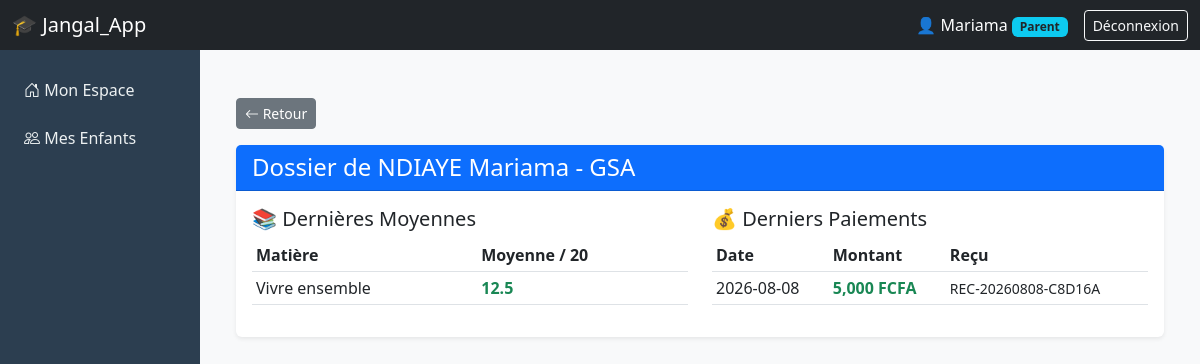
The app's page /parent/child/2 (signed in) with its own data.
### tables this page shows
CREATE TABLE users (
    id INTEGER PRIMARY KEY AUTOINCREMENT,
    uuid TEXT UNIQUE NOT NULL,
    school_id INTEGER,
    username TEXT UNIQUE NOT NULL,
    password_hash TEXT NOT NULL,
    role TEXT NOT NULL,
    full_name TEXT,
    email TEXT,
    phone TEXT,
    photo_path TEXT,
    is_active INTEGER DEFAULT 1,
    created_at TIMESTAMP DEFAULT CURRENT_TIMESTAMP,
    synced INTEGER DEFAULT 0
);

CREATE TABLE students (
    id INTEGER PRIMARY KEY AUTOINCREMENT,
    uuid TEXT UNIQUE NOT NULL,
    school_id INTEGER,
    matricule TEXT UNIQUE NOT NULL,
    first_name TEXT NOT NULL,
    last_name TEXT NOT NULL,
    date_of_birth DATE,
    gender TEXT,
    photo_path TEXT,
    address TEXT,
    phone TEXT,
    email TEXT,
    parent_ids TEXT,
    created_at TIMESTAMP DEFAULT CURRENT_TIMESTAMP,
    synced INTEGER DEFAULT 0
);

CREATE TABLE classes (
    id INTEGER PRIMARY KEY AUTOINCREMENT,
    uuid TEXT UNIQUE NOT NULL,
    level_id INTEGER,
    label TEXT NOT NULL,
    main_teacher_id INTEGER,
    room TEXT,
    capacity INTEGER,
    created_at TIMESTAMP DEFAULT CURRENT_TIMESTAMP,
    synced INTEGER DEFAULT 0
);

CREATE TABLE subjects (
    id INTEGER PRIMARY KEY AUTOINCREMENT,
    uuid TEXT UNIQUE NOT NULL,
    school_id INTEGER,
    name TEXT NOT NULL,
    code TEXT,
    coefficient REAL DEFAULT 1.0,
    is_ue INTEGER DEFAULT 0,
    credits INTEGER DEFAULT 0,
    created_at TIMESTAMP DEFAULT CURRENT_TIMESTAMP,
    synced INTEGER DEFAULT 0
);

CREATE TABLE payments (
    id INTEGER PRIMARY KEY AUTOINCREMENT,
    uuid TEXT UNIQUE NOT NULL,
    student_id INTEGER,
    fee_id INTEGER,
    amount REAL NOT NULL,
    payment_date DATE,
    payment_method TEXT,
    receipt_number TEXT,
    received_by INTEGER,
    created_at TIMESTAMP DEFAULT CURRENT_TIMESTAMP,
    synced INTEGER DEFAULT 0
);

### app/parent_portal/routes.py (the view)
@parent_bp.route('/child/<int:student_id>')
@login_required
def child_details(student_id):
    conn = get_db()
    cursor = conn.cursor()
    cursor.execute("SELECT student_ids FROM parents WHERE user_id = ?", (current_user.id,))
    parent_record = cursor.fetchone()
    if not parent_record or not parent_record['student_ids']:
        flash("Accès non autorisé.", "danger")
        return redirect(url_for('parent.dashboard'))
    student_ids = json.loads(parent_record['student_ids'])
    if str(student_id) not in [str(sid) for sid in student_ids]:
        flash("Vous n'êtes pas autorisé à voir les informations de cet élève.", "danger")
        return redirect(url_for('parent.dashboard'))
    cursor.execute("""
        SELECT s.first_name, s.last_name, c.label as class_name
        FROM students s
        JOIN enrollments e ON s.id = e.student_id
        JOIN classes c ON e.class_id = c.id
        WHERE s.id = ?
    """, (student_id,))
    child = cursor.fetchone()
    current_term = request.args.get('term', 'Trimestre 1')
    cursor.execute("""
        SELECT sub.name as subject_name,
               ROUND(SUM(g.grade_value * g.coefficient) / SUM(g.coefficient), 2) as average
        FROM grades g
        JOIN subjects sub ON g.subject_id = sub.id
        JOIN enrollments e ON g.enrollment_id = e.id
        WHERE e.student_id = ? AND g.term = ?
        GROUP BY sub.id
    """, (student_id, current_term))
    grades = cursor.fetchall()
    cursor.execute("""
        SELECT sub.name as subject_name,
               ROUND(AVG(g.grade_value), 2) as average
        FROM grades g
        JOIN subjects sub ON g.subject_id = sub.id
        WHERE g.enrollment_id = (SELECT id FROM enrollments WHERE student_id = ?)
        GROUP BY sub.id
    """, (student_id,))
    grades = cursor.fetchall()
    cursor.execute("""
        SELECT receipt_number, amount, payment_date, payment_method
        FROM payments
        WHERE student_id = ?
        ORDER BY payment_date DESC
        LIMIT 5
    """, (student_id,))
    payments = cursor.fetchall()
    conn.close()
    return render_template('parent/child_details.html', child=child, grades=grades, payments=payments)

### app/__init__.py (called while the page is built)
def get_db():
    database_url = os.getenv('DATABASE_URL')
    if database_url and HAS_PSYCOPG2:
        if database_url.startswith("postgres://"):
            database_url = database_url.replace("postgres://", "postgresql://", 1)
        conn = psycopg2.connect(database_url, cursor_factory=RealDictCursor)
        return conn
    else:
        db_path = current_app.config['DATABASE']
        conn = sqlite3.connect(db_path)
        conn.row_factory = sqlite3.Row
        conn.execute("PRAGMA journal_mode=WAL;")
        conn.execute("PRAGMA busy_timeout=5000;")
        return conn

### app/auth/routes.py (called while the page is built)
@login_manager.user_loader
def load_user(user_id):
    return User.get_by_id(int(user_id))

### app/models.py (called while the page is built)
    @property
    def is_active(self):
        return self._active

    @staticmethod
    def get_by_id(user_id):
        from app import get_db
        conn = get_db()
        cursor = conn.cursor()
        cursor.execute("SELECT * FROM users WHERE id = ?", (user_id,))
        row = cursor.fetchone()
        conn.close()
        if row:
            return User(
                id=row['id'],
                uuid=row['uuid'],
                school_id=row['school_id'],
                username=row['username'],
                password_hash=row['password_hash'],
                role=row['role'],
                full_name=row['full_name'],
                email=row['email'],
                phone=row['phone'],
                photo_path=row['photo_path'],
                active=row['is_active']  # On mappe la colonne 'is_active' vers le paramètre 'active'
            )
        return None

### app/templates/parent/child_details.html
{% extends "base.html" %}
{% block content %}
<div class="container-fluid mt-4">
    <a href="{{ url_for('parent.dashboard') }}" class="btn btn-sm btn-secondary mb-3"><i class="bi bi-arrow-left"></i> Retour</a>
    <div class="card border-0 shadow-sm mb-4">
        <div class="card-header bg-primary text-white">
            <h4 class="mb-0">Dossier de {{ child.last_name | upper }} {{ child.first_name | capitalize }} - {{ child.class_name }}</h4>
        </div>
        <div class="card-body">
            <div class="row">
                <div class="col-md-6">
                    <h5>📚 Dernières Moyennes</h5>
                    <table class="table table-sm">
                        <thead><tr><th>Matière</th><th>Moyenne / 20</th></tr></thead>
                        <tbody>
                            {% for g in grades %}
                            <tr>
                                <td>{{ g.subject_name }}</td>
                                <td><strong class="{{ 'text-success' if g.average >= 10 else 'text-danger' }}">{{ g.average or 'N/A' }}</strong></td>
                            </tr>
                            {% else %}
                            <tr><td colspan="2" class="text-muted">Aucune note enregistrée pour le moment.</td></tr>
                            {% endfor %}
                        </tbody>
                    </table>
                </div>
                <div class="col-md-6">
                    <h5>💰 Derniers Paiements</h5>
                    <table class="table table-sm">
                        <thead><tr><th>Date</th><th>Montant</th><th>Reçu</th></tr></thead>
                        <tbody>
                            {% for p in payments %}
                            <tr>
                                <td>{{ p.payment_date }}</td>
                                <td class="text-success fw-bold">{{ "{:,.0f}".format(p.amount) }} FCFA</td>
                                <td><small>{{ p.receipt_number }}</small></td>
                            </tr>
                            {% else %}
                            <tr><td colspan="3" class="text-muted">Aucun paiement enregistré.</td></tr>
                            {% endfor %}
                        </tbody>
                    </table>
                </div>
            </div>
        </div>
    </div>
</div>
{% endblock %}

### app/templates/base.html (shortened to what this page needs)
<!DOCTYPE html>
<html lang="fr" dir="ltr">
<head>
    <link href="https://cdn.jsdelivr.net/npm/bootstrap@5.3.0/dist/css/bootstrap.min.css" rel="stylesheet">
    <link rel="stylesheet" href="https://cdn.jsdelivr.net/npm/bootstrap-icons@1.10.0/font/bootstrap-icons.css">
</head>
<body>
{% if current_user.is_authenticated %}
<nav class="navbar navbar-dark bg-dark sticky-top">
    <div class="container-fluid">
        <span class="navbar-brand mb-0 h1 mx-auto mx-md-0">🎓 Jangal_App</span>
        <div class="d-flex align-items-center text-white">
            <span class="me-3 d-none d-sm-inline">
                👤 {{ current_user.full_name or current_user.username }}
                <span class="badge bg-info text-dark">
                    {% if current_user.role == 'super_admin' %}Super Admin
                    {% elif current_user.role == 'director' %}Directeur
                    {% elif current_user.role == 'teacher' %}Enseignant
                    {% elif current_user.role == 'parent' %}Parent
                    {% elif current_user.role == 'accountant' %}Comptable
                    {% else %}{{ current_user.role | capitalize }}{% endif %}
                </span>
            </span>
            <a href="{{ url_for('auth.logout') }}" class="btn btn-outline-light btn-sm">Déconnexion</a>
        </div>
    </div>
</nav>
<div class="container-fluid flex-grow-1">
    <div class="row h-100">
        <nav id="sidebarMenu" class="col-md-3 col-lg-2 d-md-block sidebar collapse p-0">
            <div class="position-sticky pt-3">
                <ul class="nav flex-column">
                    {% if current_user.role == 'parent' %}
                        <li class="nav-item"><a class="nav-link" href="{{ url_for('parent.dashboard') }}"><i class="bi bi-house-door"></i> Mon Espace</a></li>
                        <li class="nav-item"><a class="nav-link" href="{{ url_for('parent.dashboard') }}"><i class="bi bi-people"></i> Mes Enfants</a></li>
                    {% endif %}
                </ul>
            </div>
        </nav>
        <main class="col-md-9 ms-sm-auto col-lg-10 px-md-4 py-4 bg-light">
            {% block content %}{% endblock %}
        </main>
    </div>
</div>
{% endif %}
</body>
</html>

### app/templates/base.html (style rules this page uses)
body { background-color: #f8f9fa; min-height: 100vh; display: flex; flex-direction: column; }
.sidebar { min-height: calc(100vh - 56px); background-color: #2c3e50; color: white; }
.sidebar a { color: #ecf0f1; text-decoration: none; padding: 12px 20px; display: block; transition: 0.3s; border-left: 4px solid transparent; }
main { flex: 1; }

### records on screen
users: full_name "Mariama"
students: last_name "NDIAYE", first_name "Mariama"
classes: class_name "GSA"
subjects: subject_name "Vivre ensemble", average "12.5"
payments: payment_date "2026-08-08", amount "5,000", receipt_number "REC-20260808-C8D16A"
